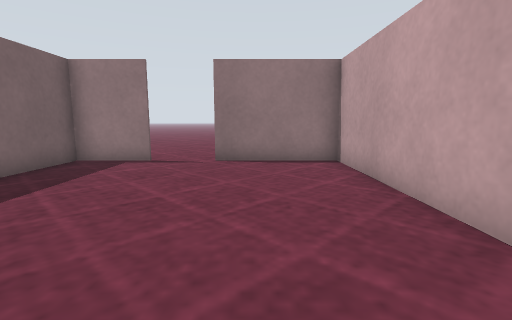
view 1 (above)

12 first-person views from a walk through a world built for the Gazebo simulator. The camera is 0.61 m above the floor, tilts 8° down and sees 85° across. The floor is counted in squares, 0.5 m on a side. Each view is taken from the middle of a square. On the plan, view 1 faces up. The plan holds only what a view shows up to about 13 squares ahead; the rest is blank. Surface patterns are stand-ins for the level's own textures.

view 2
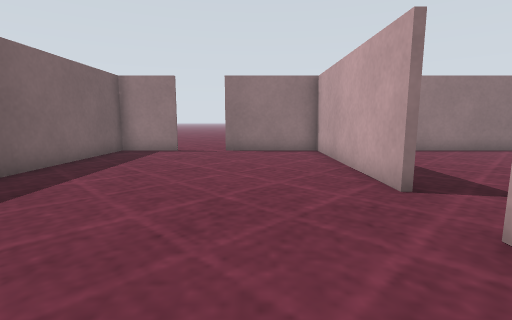

view 3
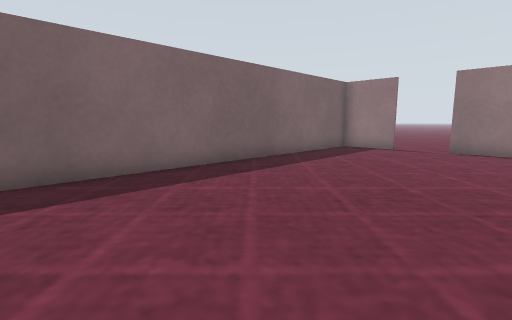

view 4
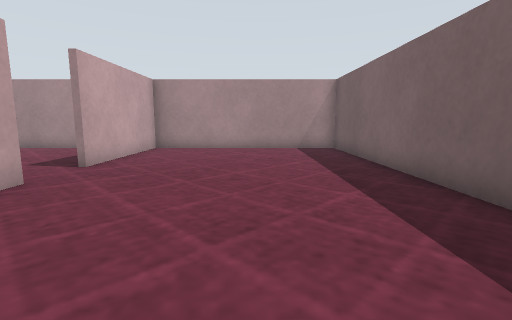

view 5
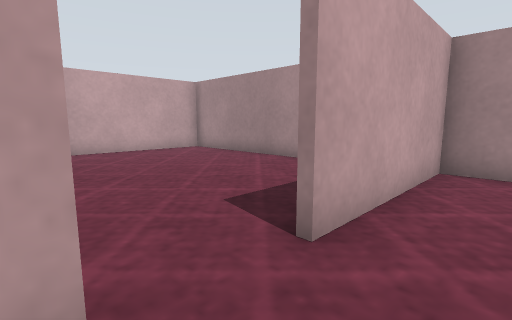

view 6
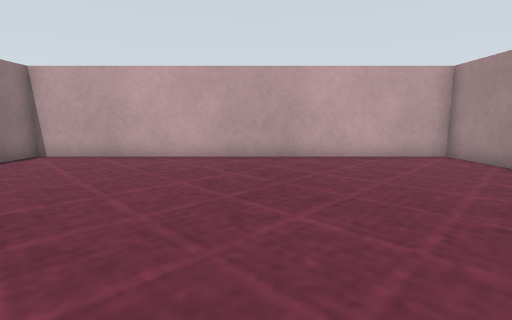

view 7
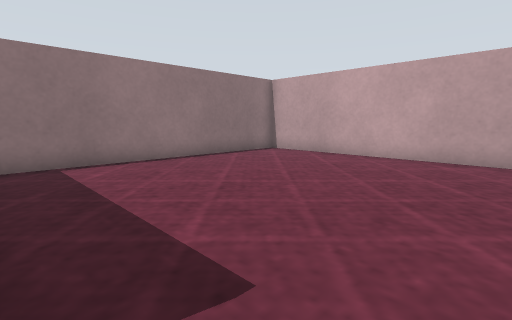

view 8
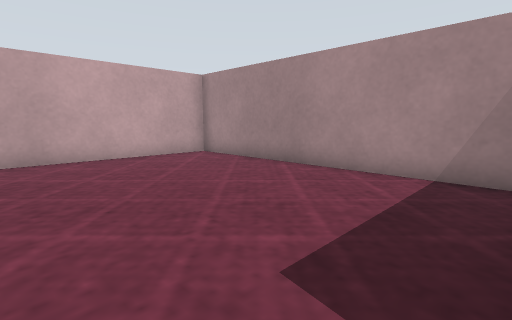

view 9
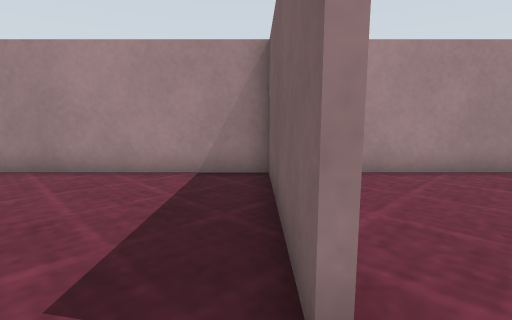

view 10
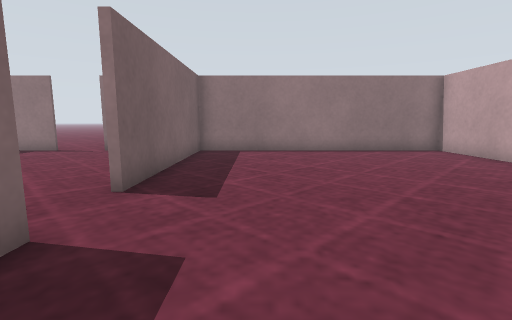

view 11
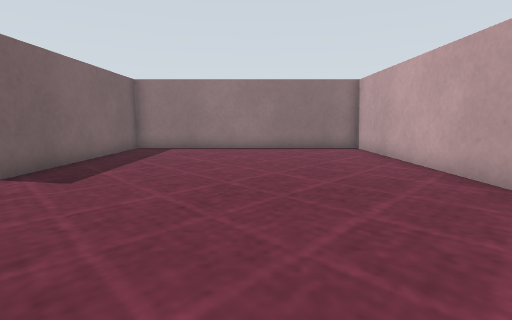

view 12
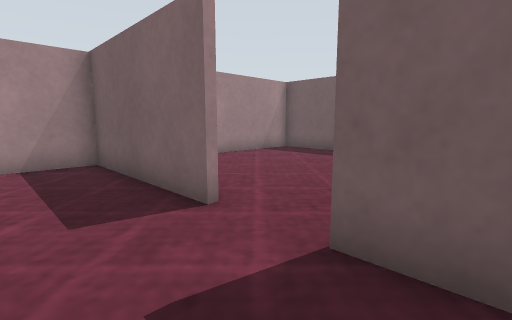

### Floor plan
Points are (right, up) in squares from view 1. A wall is a line through its corners. A room is listed if a view was taken in it or the views show most of it. See-through windows are left out.
Room 1 (views 1, 2, 3, 4, 5, 6, 7, 8, 9)
walls: (2.5, 1.6) (2.5, 8.5); (-3.1, 8.5) (-5.5, 8.5) (-5.5, -5.5) (2.5, -5.5) (2.5, -0.2); (3, 8.5) (-1.2, 8.5)
ways out: opening at (3, 0.5) to room 2
Room 2 (views 10, 11, 12)
walls: (2.7, -0.2) (2.7, -5.5) (12.5, -5.5) (12.5, 8.5) (3, 8.5); (2.7, 8.5) (2.7, 1.6)
ways out: opening at (3, 0.5) to room 1

Positions as (right, up) in squares from view 1, and headings:
1: (0, 0), facing up
2: (0, -3), facing up
3: (1, -4), facing up-left
4: (-2, 7), facing down
5: (1, 2), facing down-right
6: (3, 1), facing right
7: (3, 0), facing up-right
8: (3, 1), facing down-right
9: (3, 1), facing down
10: (5, -3), facing up
11: (8, -4), facing up
12: (5, 3), facing down-left
